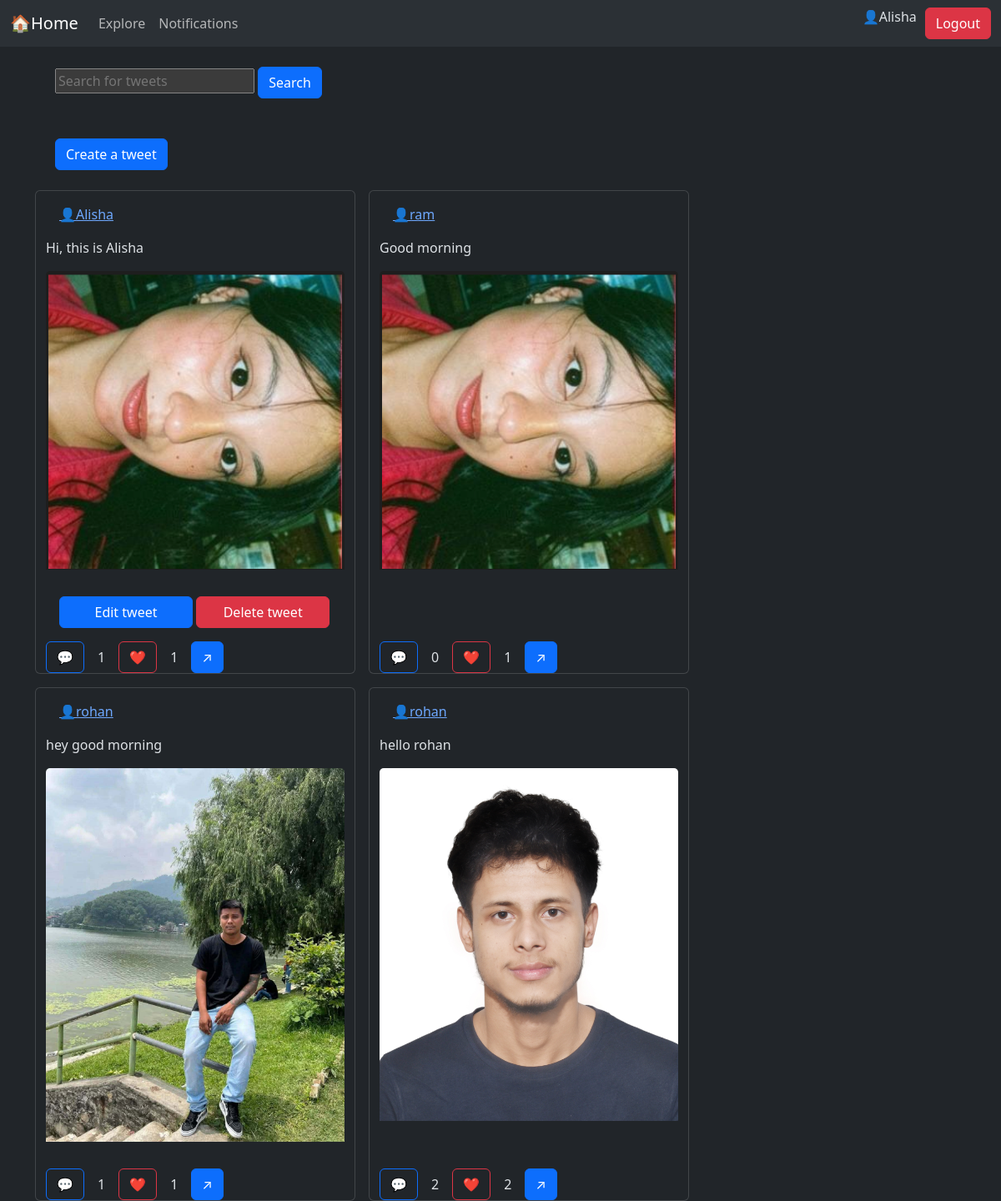
Screenshot of / (signed in) with the database file from the repository.
### tweet/models.py (models this page shows, shortened)
class Tweet(models.Model):
    user=models.ForeignKey(User,on_delete=models.CASCADE)
    text=models.TextField(max_length=200)
    image=models.ImageField(upload_to='photos/',blank=True,null=True)
    created_at=models.DateTimeField(auto_now_add=True)#creates the timestamp once when the object is created
    updated_at=models.DateTimeField(auto_now=True)# updates the timestamp everytime object is saved

### tweet/views.py (the view)
# urls.py: path('', views.tweet_list, name='tweet_list'),
def tweet_list(request):
    tweets= Tweet.objects.all().order_by('-created_at')
    query= request.GET.get('q', "")
    if query:
        tweets= tweets.filter(user__username__icontains=query)
    for tweet in tweets:
            if request.user.is_authenticated:
                if tweet.likes.filter(user=request.user).exists():
                    tweet.is_liked=True
                else:
                    tweet.is_liked=False
    return render(request,'tweet_list.html',{'tweets':tweets, 'query':query})

### tweet/templates/tweet_list.html (shortened to what this page needs)
{% extends "base.html" %}
{% block content %}
<form method="GET" class="m-4">
    <input type="text"
    name="q"
    placeholder="Search for tweets"
    value="{{ query }}"
    >
    <button class="btn btn-primary" type="submit">Search</button>
</form>
 <a class='btn btn-primary m-4' href="{% url 'tweet_create' %}">Create a tweet</a>
 <div class='container row gap-3' >
    {% if tweets %}
    {% for tweet in tweets %}
        <div class="card" style="width: 24rem;">
            <a class='m-3' href="{% url 'profile_view' tweet.user.username %}">👤{{tweet.user.username}}</a>
            {% if tweet.image %}
            <p>{{tweet.text}}</p>
            <img src="{{tweet.image.url}}" class="card-img-top" alt="...">
            {% endif %}
            <div class="card-body">
                {% if tweet.user == user %}
                <a style="width: 10rem;" href="{% url 'tweet_edit' tweet.id %}" class="btn btn-primary ">Edit tweet</a>
                <a style="width: 10rem;" href="{% url 'tweet_delete' tweet.id %}" class="btn btn-danger">Delete tweet</a>
            {% endif %}
        </div>
        <div class="d-flex gap-3 align-items-center">
         <form action="{% url 'comments_view' tweet.id %}">
            <button class="btn btn-outline-primary" type="submit">💬</button>
         </form>
         {{tweet.comments.count}}
          <form action="{% url 'like_view' tweet.id %}" method="POST">
        <button
         {%if tweet.is_liked %}
            class="btn btn-danger"
         {% else %}
            class="btn btn-outline-danger"
        {% endif %}
        type="submit">❤️</button>
         </form>
            {{tweet.likes.count}}
                <button class="btn btn-primary" onclick="copyTweetLink('{% url 'tweet_detail' tweet.id  %}')">↗</button>
        </div>
        </div>
    {% endfor %}
     {% else %}
 <h1>No tweets found.</h1>
 {% endif %}
 </div>
{% endblock %}

### templates/base.html (shortened to what this page needs)
{% load static %}
<!DOCTYPE html>
<html lang="en" data-bs-theme="dark">
<head>
    <link href="https://cdn.jsdelivr.net/npm/bootstrap@5.3.8/dist/css/bootstrap.min.css"
        rel="stylesheet"
>
</head>
<body>
    <nav class="navbar navbar-expand-lg bg-body-tertiary">
  <div class="container-fluid">
    <a class="navbar-brand" href="{% url 'tweet_list' %}">🏠Home</a>
    <div class="collapse navbar-collapse" id="navbarSupportedContent">
      <ul class="navbar-nav me-auto mb-2 mb-lg-0">
        <li class="nav-item">
          <a class="nav-link" href="#">Explore</a>
        </li>
        <li class="nav-item">
          <a class="nav-link" href="#">
            Notifications
          </a>
        </li>
      </ul>
       {% if user.is_authenticated %}
        <p>👤{{user.username}}</p>
        <form action="{% url 'logout' %}" method="post">
        <button class="btn btn-danger" type="submit" style="margin-left: 10px;">Logout</button>
      </form>
      {% else %}
      <a href="{% url 'register' %}" class="btn btn-success" style="margin-left: 10px;">Register</a>
      <a href="{% url 'login' %}" class="btn btn-primary" style="margin-left: 10px;">Login</a>
      {% endif %}
    </div>
  </div>
</nav>
  <div class="container">
        {% block content %}{% endblock %}
    </div>
</body>
</html>

### rows the page displays
Tweet: user.username "Alisha", text "Hi, this is Alisha", image (picture), shows "Edit tweet", comments.count "1", likes.count "1"
Tweet: user.username "ram", text "Good morning", image (picture), comments.count "0", likes.count "1"
Tweet: user.username "rohan", text "hey good morning", image (picture), comments.count "1", likes.count "1"
Tweet: user.username "rohan", text "hello rohan", image (picture), comments.count "2", likes.count "2"

### other values shown
{{ user.username }} "Alisha"
